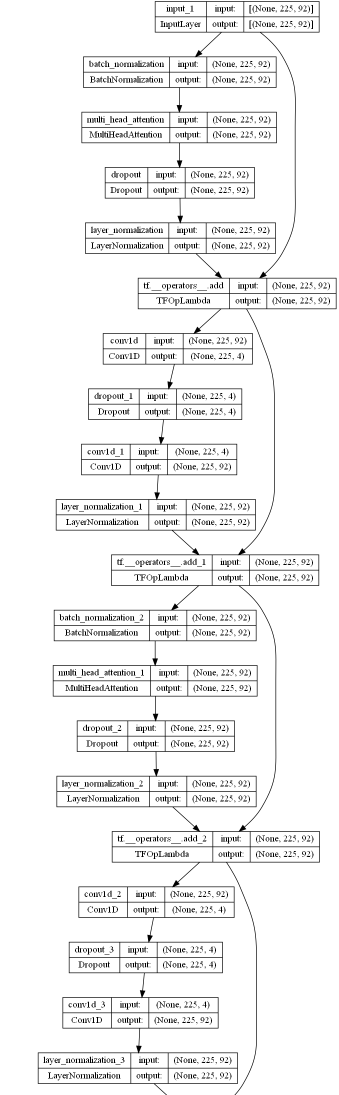
#> input picture Program_py/Material/transformer_model_01.png, 678 x 2190 px (shown at 1/2 size)
$ python compact_img.py
#> lines starting #> are read from the running program, lines starting #| are printed output that depends on the picture
from PIL import ImageGrab
from PIL import Image

file_name = "transformer_model_01.png"

img = Image.open(file_name)
#> img is the input picture: PIL image 678x2190 RGBA; mean R, G, B, A 241.6, 241.6, 241.6, 255

img = img.resize((678, 2753), Image.BILINEAR)
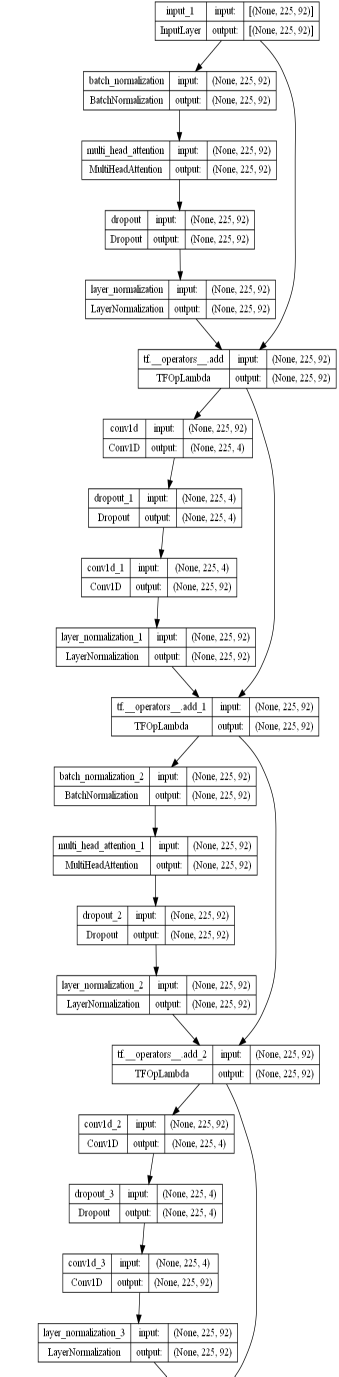
#> img: PIL image 678x2753 RGBA (shown at 1/2 size); mean R, G, B, A 241.6, 241.6, 241.6, 255

img.save("modify"+file_name)
